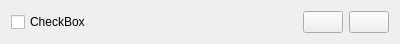
<?xml version="1.0" encoding="UTF-8"?>
<ui version="4.0">
 <class>AnimationConfigItem</class>
 <widget class="QWidget" name="AnimationConfigItem">
  <property name="geometry">
   <rect>
    <x>0</x>
    <y>0</y>
    <width>400</width>
    <height>31</height>
   </rect>
  </property>
  <property name="sizePolicy">
   <sizepolicy hsizetype="Preferred" vsizetype="Preferred">
    <horstretch>0</horstretch>
    <verstretch>0</verstretch>
   </sizepolicy>
  </property>
  <layout class="QHBoxLayout" name="horizontalLayout">
   <item>
    <widget class="QCheckBox" name="enableCheckBox_">
     <property name="sizePolicy">
      <sizepolicy hsizetype="MinimumExpanding" vsizetype="Fixed">
       <horstretch>0</horstretch>
       <verstretch>0</verstretch>
      </sizepolicy>
     </property>
     <property name="text">
      <string>CheckBox</string>
     </property>
    </widget>
   </item>
   <item>
    <widget class="KPushButton" name="configurationButton_">
     <property name="checkable">
      <bool>true</bool>
     </property>
    </widget>
   </item>
   <item>
    <widget class="KPushButton" name="descriptionButton_"/>
   </item>
  </layout>
 </widget>
 <customwidgets>
  <customwidget>
   <class>KPushButton</class>
   <extends>QPushButton</extends>
   <header>kpushbutton.h</header>
  </customwidget>
 </customwidgets>
 <resources/>
 <connections/>
</ui>
